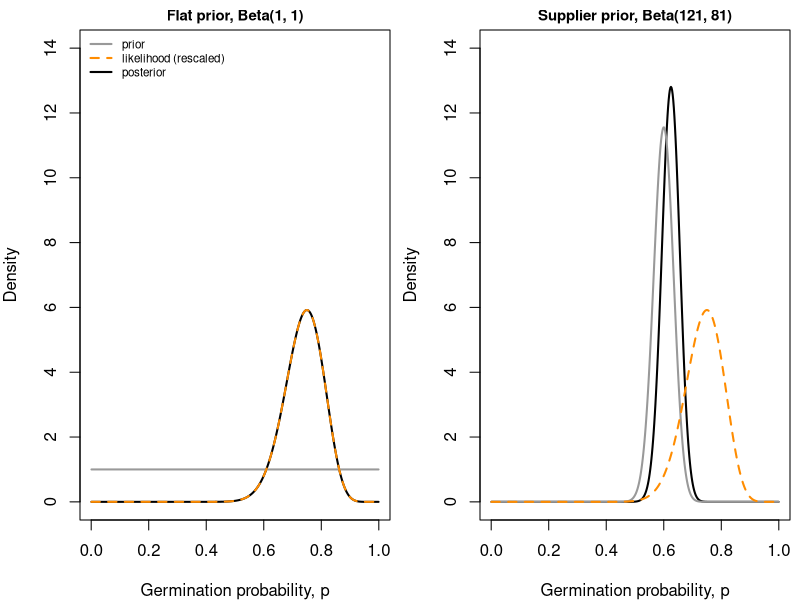
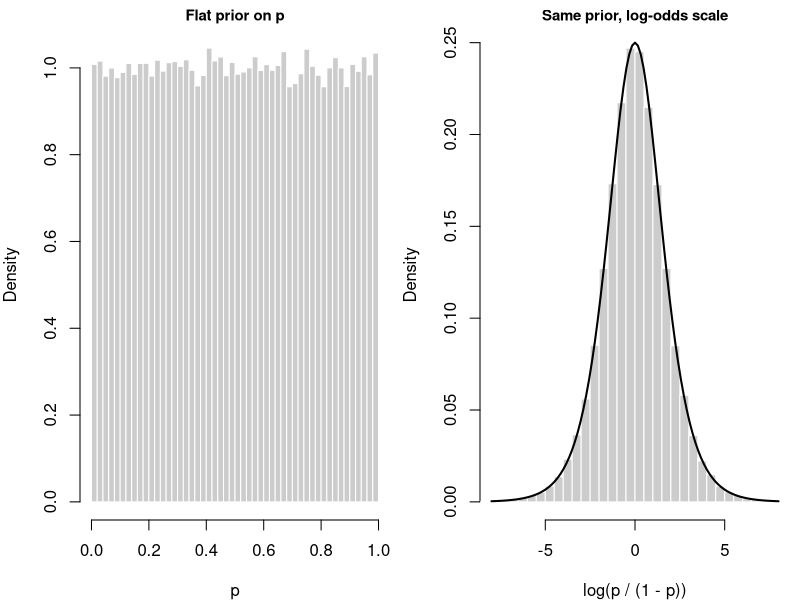
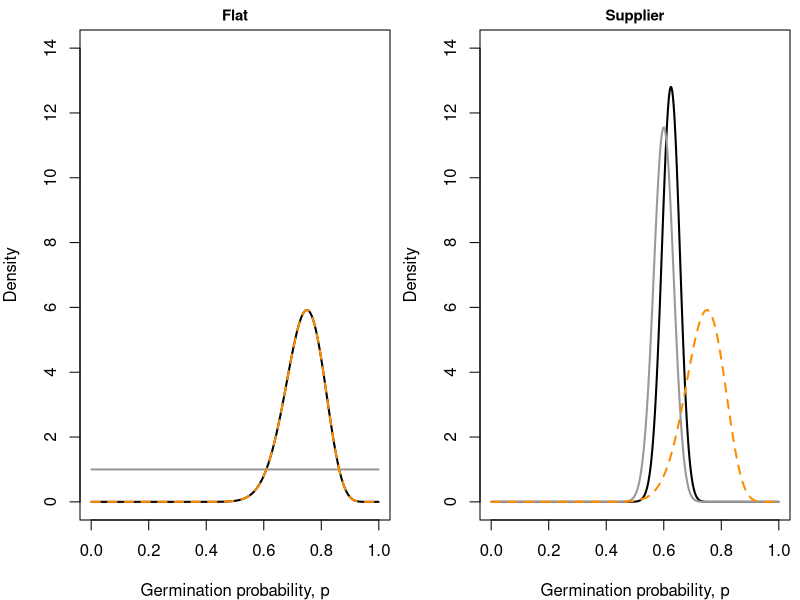

R code for these plots, in order:
## ---- chunk 1
knitr::opts_chunk$set(echo = TRUE, warning = FALSE, message = FALSE,
                       fig.width = 5, fig.height = 3.3)
## ---- chunk 2
k <- 30; n <- 40
post_flat <- c(1 + k, 1 + n - k)
post_info <- c(121 + k, 81 + n - k)
beta_mean <- function(ab) ab[1] / sum(ab)
beta_mode <- function(ab) (ab[1] - 1) / (sum(ab) - 2)
summ <- rbind(
  flat = c(mean = beta_mean(post_flat), mode = beta_mode(post_flat),
           qbeta(c(0.025, 0.975), post_flat[1], post_flat[2])),
  informative = c(mean = beta_mean(post_info), mode = beta_mode(post_info),
                  qbeta(c(0.025, 0.975), post_info[1], post_info[2]))
)
colnames(summ)[3:4] <- c("lower95", "upper95")
round(summ, 3)
f2 <- function(v) formatC(v, format = "f", digits = 2)
## ---- chunk 3
p_seq <- seq(0.001, 0.999, length.out = 500)
lik_scaled <- dbeta(p_seq, k + 1, n - k + 1)   # likelihood rescaled to area 1
plot_panel <- function(prior_ab, post_ab, title) {
  plot(p_seq, dbeta(p_seq, post_ab[1], post_ab[2]), type = "l", lwd = 2,
       ylim = c(0, 14), xlab = "Germination probability, p", ylab = "Density",
       main = title, cex.main = 0.9)
  lines(p_seq, dbeta(p_seq, prior_ab[1], prior_ab[2]), lwd = 2, col = "grey60")
  lines(p_seq, lik_scaled, lwd = 2, lty = 2, col = "darkorange")
}
par(mfrow = c(1, 2), mar = c(4, 4, 1.5, 0.5))
plot_panel(c(1, 1), post_flat, "Flat prior, Beta(1, 1)")
legend("topleft", c("prior", "likelihood (rescaled)", "posterior"),
       lwd = 2, lty = c(1, 2, 1), col = c("grey60", "darkorange", "black"),
       bty = "n", cex = 0.7)
plot_panel(c(121, 81), post_info, "Supplier prior, Beta(121, 81)")
## ---- chunk 4
set.seed(746)
p_draws <- runif(1e5)
par(mfrow = c(1, 2), mar = c(4, 4, 1.5, 0.5))
hist(p_draws, breaks = 40, freq = FALSE, col = "grey80", border = "white",
     main = "Flat prior on p", xlab = "p", cex.main = 0.9)
hist(qlogis(p_draws), breaks = 60, freq = FALSE, col = "grey80", border = "white",
     main = "Same prior, log-odds scale", xlab = "log(p / (1 - p))",
     xlim = c(-8, 8), cex.main = 0.9)
curve(dlogis(x), add = TRUE, lwd = 2)
## ---- chunk 5
par(mfrow = c(1, 2), mar = c(4, 4, 1.5, 0.5))
plot_panel(c(1, 1), post_flat, "Flat")
plot_panel(c(121, 81), post_info, "Supplier")
